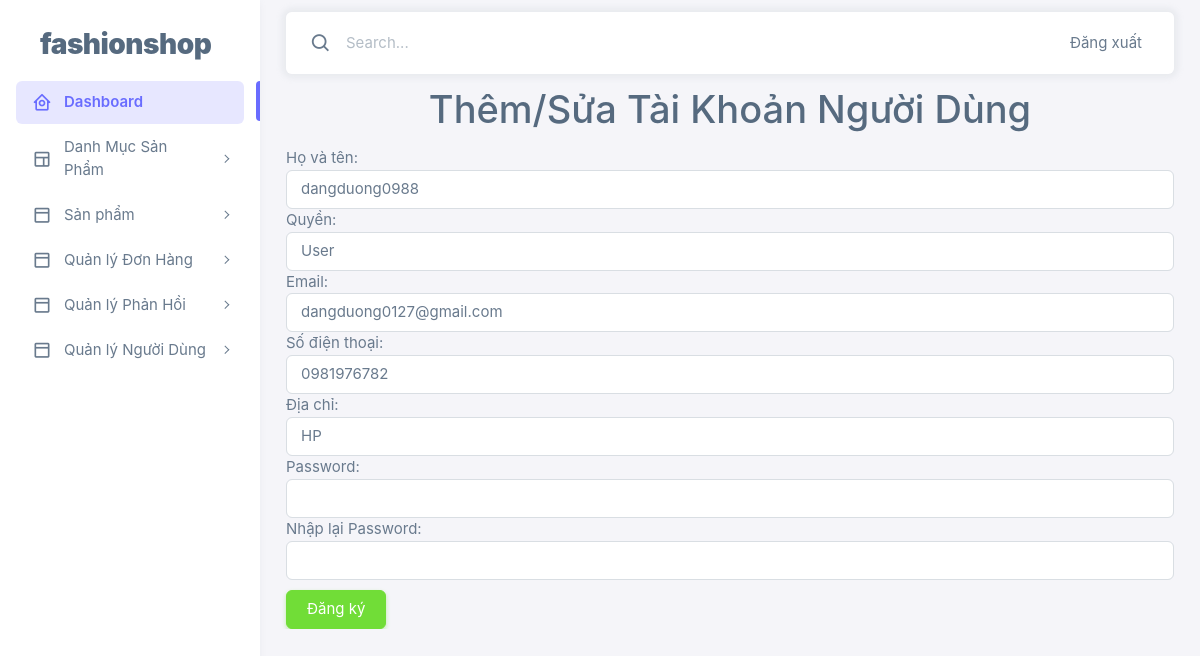
The app's page /admin/user/editor.php?id=1 (signed in) with its own data.
### tables this page shows
CREATE TABLE `User` (
  `id` int(11) NOT NULL,
  `fullname` varchar(50) DEFAULT NULL,
  `email` varchar(150) DEFAULT NULL,
  `phone_number` varchar(20) DEFAULT NULL,
  `address` varchar(200) DEFAULT NULL,
  `password` varchar(32) DEFAULT NULL,
  `role_id` int(11) DEFAULT NULL,
  `created_at` datetime DEFAULT NULL,
  `updated_at` datetime DEFAULT NULL,
  `deleted` int(11) DEFAULT NULL
);

### database/dbhelper.php (called while the page is built, shortened)
<?php
function executeResult($sql, $isSingle = false) {
	$data = null;
	$conn = mysqli_connect(HOST, USERNAME, PASSWORD, DATABASE);
	mysqli_set_charset( $conn, 'utf8');
	$resultset = mysqli_query($conn, $sql);
	if($isSingle) {
		$data = mysqli_fetch_array($resultset, 1);
	} else {
		$data = [];
		while(($row = mysqli_fetch_array($resultset, 1)) != null) {
			$data[] = $row;
		}
	}
	return $data;
}

### utils/utility.php (called while the page is built, shortened)
<?php
function fixSqlInject($sql) {
	$sql = str_replace('\\', '\\\\', $sql);
	$sql = str_replace('\'', '\\\'', $sql);
	return $sql;
}
function getGet($key) {
	$value = '';
	if(isset($_GET[$key])) {
		$value = $_GET[$key];
		$value = fixSqlInject($value);
	}
	return trim($value);
}

### admin/user/editor.php (the view, shortened to what this page needs)
 <?php
    require_once('../layouts/header.php');
    require_once('form_save.php');
    $id = getGet('id');
    if($id != '' && $id > 0) {
    	$sql = "select * from User where id = '$id'";
		$userItem = executeResult($sql, true);
		if($userItem != null) {
			$fullname = $userItem['fullname'];
			$email = $userItem['email'];
			$phone_number = $userItem['phone_number'];
			$address = $userItem['address'];
			$role_id = $userItem['role_id'];
		} else {
			$id = 0;
		}
    } else {
    	$id = 0;
    }
    $sql = "select * from Role";
    $roleItems = executeResult($sql);
?>
<div class="row">
	<div class="col-md-12 table-responsive">
		<h1 class="text-center" style="margin-top: 15px;">Thêm/Sửa Tài Khoản Người Dùng </h1>
		<div class="container">
		<div class="panel panel-primary">
			<div class="panel-body">
			<form method="post" onsubmit="return validateForm();">
					<div class="form-group">
				  <label for="usr">Họ và tên:</label>
				  <input required="true" type="text" class="form-control" id="usr" name="fullname" value="<?=$fullname?>">
				</div>
				<div class="form-group">
				  <label for="usr">Quyền:</label>
				  <select class="form-control" name="role_id" id="role_id" required="true">
				  		<?php
				  			foreach($roleItems as $role) {
				  				if($role['id'] == $role_id) {
				  					echo '<option selected value="'.$role['id'].'">'.$role['name'].'</option>';
				  				} else {
				  					echo '<option value="'.$role['id'].'">'.$role['name'].'</option>';
				  				}
				  			}
				  		?>
				  </select>
				</div>
				<div class="form-group">
				  <label for="email">Email:</label>
				  <input required="true" type="email" class="form-control" id="email" name="email" value="<?=$email?>">
				</div>
				<div class="form-group">
				  <label for="phone_number">Số điện thoại:</label>
				  <input type="tel" class="form-control" id="address" name="phone_number" value="<?=$phone_number?>">
				</div>
				<div class="form-group">
				  <label for="address">Địa chỉ:</label>
				  <input type="text" class="form-control" id="address" name="address" value="<?=$address?>">
				</div>
				<div class="form-group">
				  <label for="pwd">Password:</label>
				  <input <?=($id > 0?'':'required="true"')?> type="password" class="form-control" id="pwd" name="password">
				</div>
				<div class="form-group">
				  <label for="confirmation_pwd">Nhập lại Password:</label>
				  <input <?=($id > 0?'':'required="true"')?> type="password" class="form-control" id="confirmation_pwd" minlength="6">
				</div>
				<button class="btn btn-success" style="margin-top:10px;">Đăng ký</button>
			</form>
			</div>
		</div>
	</div>
	</div>
</div>
<?php
    require_once('../layouts/footer.php');
?>

### records on screen
user: fullname "dangduong0988", email "dangduong0127@gmail.com", phone_number "0981976782", address "HP"

### other values on screen
form field role_id "User"
